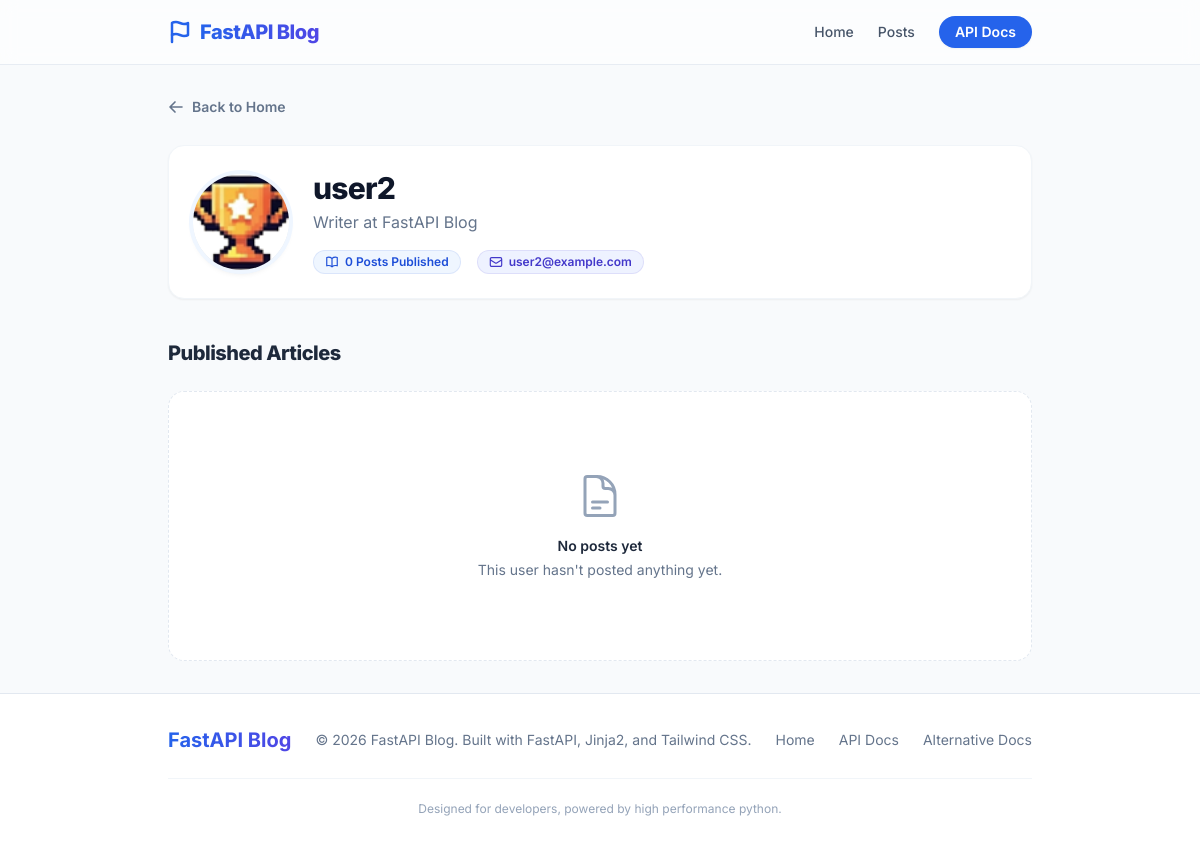
Screenshot of /users/2/posts with the database file from the repository.
### models.py (models this page shows, shortened)
class User(Base):
    __tablename__ = "users"
    id: Mapped[int] = mapped_column(Integer, primary_key=True, index=True)
    username: Mapped[str] = mapped_column(String(50), unique=True, index=True)
    email: Mapped[str] = mapped_column(String(120), unique=True, index=True)
    posts: Mapped[list[Post]] = relationship(back_populates="author", cascade="all, delete-orphan")
    image_file: Mapped[str | None] = mapped_column(
      String(255), nullable=True, default=None
    )

### main.py (the view)
@app.get("/users/{user_id}/posts", include_in_schema=False, name="user_posts")
async def get_user_posts_page(
    request: Request,
    user_id: int,
    db: Annotated[AsyncSession, Depends(get_db)]
):
    result = await db.execute(select(models.User).where(models.User.id == user_id))
    user = result.scalars().first()
    if not user:
        raise HTTPException(
            status_code=status.HTTP_404_NOT_FOUND,
            detail="User not found"
        )
    result = await db.execute(select(models.Post).where(models.Post.user_id == user_id))
    posts = result.scalars().all()
    return templates.TemplateResponse(
        request,
        "user_posts.html",
        {"posts": posts, "user": user, "title": f"{user.username}'s Posts"}
    )

### templates/user_posts.html (shortened to what this page needs)
{% extends "layout.html" %}
{% block content %}
    <div class="mb-6">
        <a href="{{ url_for('home') }}" class="inline-flex items-center text-sm font-semibold text-slate-500 hover:text-blue-600 transition-colors group">
            <svg class="mr-2 h-4 w-4 transform group-hover:-translate-x-1 transition-transform" fill="none" viewBox="0 0 24 24" stroke="currentColor" stroke-width="2.5">
                <path stroke-linecap="round" stroke-linejoin="round" d="M10.5 19.5L3 12m0 0l7.5-7.5M3 12h18" />
            </svg>
            Back to Home
        </a>
    </div>
    <div class="bg-white rounded-2xl border border-slate-100 shadow-sm p-6 mb-10 flex flex-col md:flex-row items-center gap-6">
        <img src="{{ user.image_path }}" alt="{{ user.username }}" class="h-24 w-24 rounded-full object-cover ring-4 ring-blue-50 shadow-md">
        <div class="text-center md:text-left flex-grow">
            <h1 class="text-3xl font-extrabold text-slate-900 tracking-tight">{{ user.username }}</h1>
            <p class="text-slate-500 mt-1">Writer at FastAPI Blog</p>
            <div class="mt-4 flex flex-wrap justify-center md:justify-start gap-4">
                <span class="inline-flex items-center gap-1.5 rounded-full bg-blue-50 px-3 py-1 text-xs font-semibold text-blue-700 ring-1 ring-inset ring-blue-700/10">
                    {{ posts|length }} Posts Published
                </span>
                <span class="inline-flex items-center gap-1.5 rounded-full bg-indigo-50 px-3 py-1 text-xs font-semibold text-indigo-700 ring-1 ring-inset ring-indigo-700/10">
                    {{ user.email }}
                </span>
            </div>
        </div>
    </div>
    <h2 class="text-xl font-extrabold text-slate-800 tracking-tight mb-6">Published Articles</h2>
    <div class="space-y-6">
        {% if posts %}
            {% for post in posts %}
                <article class="group bg-white rounded-2xl border border-slate-100 shadow-sm p-6 hover:-translate-y-1 hover:shadow-md transition-all duration-300">
                    <div class="space-y-3">
                        <span class="text-xs text-slate-400">
                            {{ post.date_posted.strftime("%B %d, %Y") }}
                        </span>
                        <h3 class="text-2xl font-bold tracking-tight text-slate-800 group-hover:text-blue-600 transition-colors">
                            <a href="{{ url_for('get_post', post_id=post.id) }}">
                                {{ post.title }}
                            </a>
                        </h3>
                        <p class="text-slate-600 line-clamp-3 leading-relaxed">
                            {{ post.content }}
                        </p>
                        <div class="pt-2">
                            <a href="{{ url_for('get_post', post_id=post.id) }}" class="inline-flex items-center text-sm font-semibold text-blue-600 hover:text-blue-500 transition-colors group/link">
                                Read article
                                <svg class="ml-1 h-4 w-4 transform group-hover/link:translate-x-1 transition-transform" fill="none" viewBox="0 0 24 24" stroke="currentColor" stroke-width="2.5">
                                    <path stroke-linecap="round" stroke-linejoin="round" d="M13.5 4.5L21 12m0 0l-7.5 7.5M21 12H3" />
                                </svg>
                            </a>
                        </div>
                    </div>
                </article>
            {% endfor %}
        {% else %}
            <div class="text-center py-20 bg-white rounded-2xl border border-dashed border-slate-200">
                <h3 class="mt-4 text-sm font-semibold text-slate-800">No posts yet</h3>
                <p class="mt-1 text-sm text-slate-500">This user hasn't posted anything yet.</p>
            </div>
        {% endif %}
    </div>
{% endblock content %}

### rows the page displays
User: image_path (picture), username "user2", email "user2@example.com"

### other values shown
{{ posts|length }} "0"
